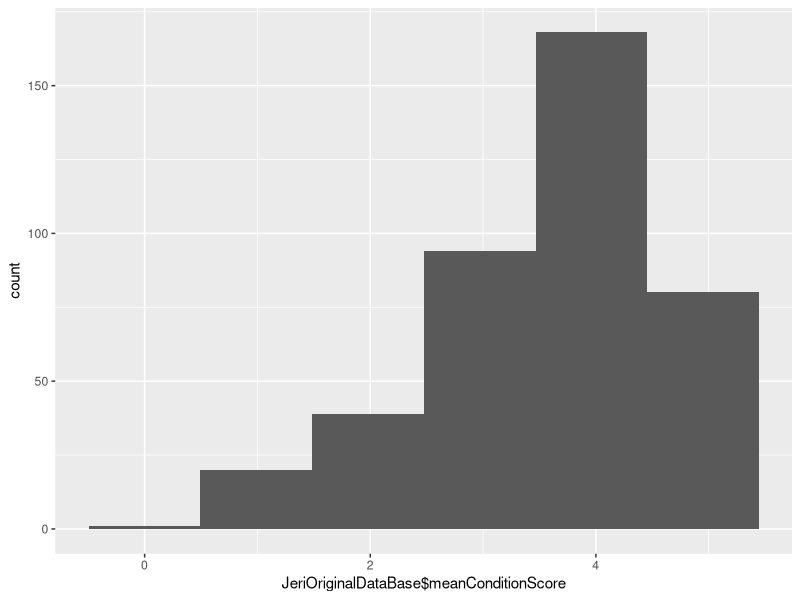

This figure's R source:
## ---- chunk 1
knitr::opts_chunk$set(echo = TRUE)
## ---- chunk 2
library(readr)
JeriOriginalDataBase <- read_csv("JeriOriginalDataBase.csv")
#View(JeriOriginalDataBase)

dim(JeriOriginalDataBase)
## ---- chunk 3
#install.packages("dplyr")
#library(dplyr)


library(tidyverse)
library(magrittr)

HighPriotity <- JeriOriginalDataBase %>% filter(meanConditionScore>=3&meanConditionScore<=5 & FHI_humanImpactRiskScore>=2 & FHI_humanImpactRiskScore<=4)






## ---- chunk 4
DataManagment <- select(HighPriotity, siteid:seapscore_id,HAB_quality,FHI_fencing,FHI_recreation,AC_culturalSignificance,FHI_flowRegulation, AQ_persistence,FHI_humanImpactRiskScore,meanConditionScore)

DataManagmentRisk <- select(HighPriotity, siteid:seapscore_id,HAB_quality,HAB_qualityRisk,FHI_fencing,FHI_fencingRisk,FHI_recreation,FHI_recreationRisk,AC_culturalSignificance,AC_culturalSignificanceRisk,FHI_flowRegulation,FHI_flowRegulationRisk,AQ_persistence,AQ_persistenceRisk,FHI_humanImpactRiskScore,meanConditionScore)

## ---- chunk 5
DataNoManagment <- select(JeriOriginalDataBase, siteid:seapscore_id,HAB_quality,FHI_fencing,FHI_recreation,AC_culturalSignificance,FHI_flowRegulation, AQ_persistence,meanConditionScore, meanConditionRiskScore,FHI_humanImpactRiskScore) 
## ---- chunk 6

ggplot(JeriOriginalDataBase, aes(x=JeriOriginalDataBase$meanConditionScore)) + geom_histogram(bins = 6, position = position_dodge(0.7))
## ---- chunk 7
View(DataNoManagment)
dim(DataNoManagment)
## ---- chunk 8
BiodiversityHabitatHP <- select(HighPriotity, siteid:seapscore_id,HAB_quality,FHI_humanImpactRiskScore,meanConditionScore) %>% filter(HAB_quality>=0 & HAB_quality<=6) %>% drop_na(HAB_quality)

BiodiversityHabitatALL <- select(DataNoManagment, siteid:seapscore_id,HAB_quality,FHI_humanImpactRiskScore,meanConditionScore) %>% filter(HAB_quality>=0 & HAB_quality<=6) %>% drop_na(HAB_quality)



FencingHP <- select(HighPriotity, siteid:seapscore_id,FHI_fencing,FHI_humanImpactRiskScore,meanConditionScore) %>% filter(FHI_fencing>=0 & FHI_fencing<=6)%>% drop_na(FHI_fencing)

FencingALL <- select(DataNoManagment, siteid:seapscore_id,FHI_fencing,FHI_humanImpactRiskScore,meanConditionScore) %>% filter(FHI_fencing>=0 & FHI_fencing<=6)%>% drop_na(FHI_fencing)


RecreationHP <- select(HighPriotity, siteid:seapscore_id,FHI_recreation,FHI_humanImpactRiskScore,meanConditionScore) %>% drop_na(FHI_recreation) %>% filter(FHI_recreation>=0 & FHI_recreation<=6)

RecreationALL <- select(DataNoManagment, siteid:seapscore_id,FHI_recreation,FHI_humanImpactRiskScore,meanConditionScore) %>% drop_na(FHI_recreation) %>% filter(FHI_recreation>=0 & FHI_recreation<=6)


CulturalHP <- select(HighPriotity, siteid:seapscore_id,AC_culturalSignificance ,FHI_humanImpactRiskScore,meanConditionScore) %>% drop_na(AC_culturalSignificance) %>% filter(AC_culturalSignificance>=0 & AC_culturalSignificance<=6)

CulturalALL <- select(DataNoManagment, siteid:seapscore_id,AC_culturalSignificance ,FHI_humanImpactRiskScore,meanConditionScore) %>% drop_na(AC_culturalSignificance) %>% filter(AC_culturalSignificance>=0 & AC_culturalSignificance<=6)

MunicipalHP <-select(HighPriotity, siteid:seapscore_id,FHI_flowRegulation,FHI_humanImpactRiskScore,meanConditionScore) %>% drop_na(FHI_flowRegulation) %>% filter(FHI_flowRegulation>=0 & FHI_flowRegulation<=6)

MunicipalALL <-select(DataNoManagment, siteid:seapscore_id,FHI_flowRegulation,FHI_humanImpactRiskScore,meanConditionScore) %>% drop_na(FHI_flowRegulation) %>% filter(FHI_flowRegulation>=0 & FHI_flowRegulation<=6)

FlowHP <- select(HighPriotity, siteid:seapscore_id,AQ_persistence,FHI_humanImpactRiskScore,meanConditionScore) %>% drop_na(AQ_persistence) %>% filter(AQ_persistence>=0 & AQ_persistence<=6)

FlowALL <- select(DataNoManagment, siteid:seapscore_id,AQ_persistence,FHI_humanImpactRiskScore,meanConditionScore) %>% drop_na(AQ_persistence) %>% filter(AQ_persistence>=0 & AQ_persistence<=6)


                         
## ---- chunk 9
write.csv(FencingHP, "FencingHP.csv")
write.csv(BiodiversityHabitatHP, "BiodiversityHabitatHP.csv")
write.csv(RecreationHP, "RecreationHP.csv")
write.csv(CulturalHP, "culturalHP.csv")
write.csv(MunicipalHP, "MunicipalHP.csv")
write.csv(FlowHP, "FlowHP.csv")
## ---- chunk 10
write.csv(FencingALL, "FencingALL.csv")
write.csv(BiodiversityHabitatALL, "BiodiversityHabitatALL.csv")
write.csv(RecreationALL, "RecreationALL.csv")
write.csv(CulturalALL, "culturalALL.csv")
write.csv(MunicipalALL, "MunicipalALL.csv")
write.csv(FlowALL, "FlowALL.csv")
## ---- chunk 11
view(BiodiversityHabitatALL)

